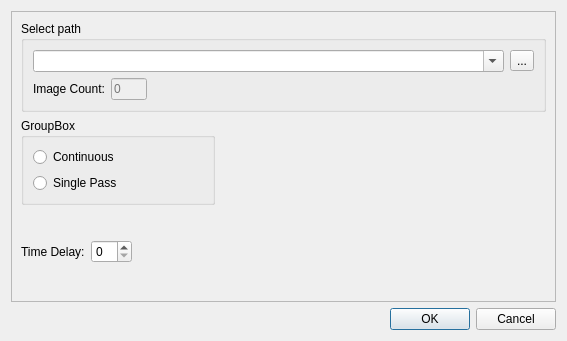
<?xml version="1.0" encoding="UTF-8"?>
<ui version="4.0">
 <class>Dialog</class>
 <widget class="QDialog" name="Dialog">
  <property name="geometry">
   <rect>
    <x>0</x>
    <y>0</y>
    <width>567</width>
    <height>331</height>
   </rect>
  </property>
  <property name="windowTitle">
   <string>Dialog</string>
  </property>
  <layout class="QGridLayout" name="gridLayout">
   <item row="0" column="0">
    <widget class="QFrame" name="frame">
     <property name="frameShape">
      <enum>QFrame::StyledPanel</enum>
     </property>
     <property name="frameShadow">
      <enum>QFrame::Raised</enum>
     </property>
     <layout class="QGridLayout" name="gridLayout_3">
      <item row="1" column="0" colspan="2">
       <widget class="QGroupBox" name="groupBox_2">
        <property name="title">
         <string>GroupBox</string>
        </property>
        <layout class="QGridLayout" name="gridLayout_2">
         <item row="0" column="0">
          <layout class="QVBoxLayout" name="verticalLayout">
           <item>
            <widget class="QRadioButton" name="radioButton">
             <property name="text">
              <string>Continuous</string>
             </property>
            </widget>
           </item>
           <item>
            <widget class="QRadioButton" name="radioButton_2">
             <property name="text">
              <string>Single Pass</string>
             </property>
            </widget>
           </item>
          </layout>
         </item>
        </layout>
       </widget>
      </item>
      <item row="1" column="2">
       <spacer name="horizontalSpacer">
        <property name="orientation">
         <enum>Qt::Horizontal</enum>
        </property>
        <property name="sizeHint" stdset="0">
         <size>
          <width>329</width>
          <height>81</height>
         </size>
        </property>
       </spacer>
      </item>
      <item row="2" column="1">
       <spacer name="horizontalSpacer_2">
        <property name="orientation">
         <enum>Qt::Horizontal</enum>
        </property>
        <property name="sizeHint" stdset="0">
         <size>
          <width>81</width>
          <height>81</height>
         </size>
        </property>
       </spacer>
      </item>
      <item row="0" column="0" colspan="3">
       <widget class="QGroupBox" name="groupBox">
        <property name="title">
         <string>Select path</string>
        </property>
        <layout class="QGridLayout" name="gridLayout_4">
         <item row="0" column="0" colspan="2">
          <layout class="QHBoxLayout" name="horizontalLayout">
           <item>
            <widget class="QComboBox" name="comboBox">
             <property name="editable">
              <bool>true</bool>
             </property>
            </widget>
           </item>
           <item>
            <widget class="QToolButton" name="toolButton">
             <property name="text">
              <string>...</string>
             </property>
            </widget>
           </item>
          </layout>
         </item>
         <item row="1" column="0">
          <layout class="QHBoxLayout" name="horizontalLayout_2">
           <item>
            <widget class="QLabel" name="label">
             <property name="text">
              <string>Image Count:</string>
             </property>
            </widget>
           </item>
           <item>
            <widget class="QLineEdit" name="lineEdit">
             <property name="enabled">
              <bool>false</bool>
             </property>
             <property name="maximumSize">
              <size>
               <width>40</width>
               <height>16777215</height>
              </size>
             </property>
             <property name="layoutDirection">
              <enum>Qt::LeftToRight</enum>
             </property>
             <property name="placeholderText">
              <string>0</string>
             </property>
            </widget>
           </item>
          </layout>
         </item>
         <item row="1" column="1">
          <spacer name="horizontalSpacer_3">
           <property name="orientation">
            <enum>Qt::Horizontal</enum>
           </property>
           <property name="sizeHint" stdset="0">
            <size>
             <width>385</width>
             <height>20</height>
            </size>
           </property>
          </spacer>
         </item>
        </layout>
       </widget>
      </item>
      <item row="2" column="0">
       <layout class="QHBoxLayout" name="horizontalLayout_3">
        <item>
         <widget class="QLabel" name="label_2">
          <property name="text">
           <string>Time Delay:</string>
          </property>
         </widget>
        </item>
        <item>
         <widget class="QSpinBox" name="spinBox"/>
        </item>
       </layout>
      </item>
     </layout>
    </widget>
   </item>
   <item row="1" column="0">
    <widget class="QDialogButtonBox" name="buttonBox">
     <property name="orientation">
      <enum>Qt::Horizontal</enum>
     </property>
     <property name="standardButtons">
      <set>QDialogButtonBox::Cancel|QDialogButtonBox::Ok</set>
     </property>
    </widget>
   </item>
  </layout>
 </widget>
 <resources/>
 <connections>
  <connection>
   <sender>buttonBox</sender>
   <signal>accepted()</signal>
   <receiver>Dialog</receiver>
   <slot>accept()</slot>
   <hints>
    <hint type="sourcelabel">
     <x>248</x>
     <y>254</y>
    </hint>
    <hint type="destinationlabel">
     <x>157</x>
     <y>274</y>
    </hint>
   </hints>
  </connection>
  <connection>
   <sender>buttonBox</sender>
   <signal>rejected()</signal>
   <receiver>Dialog</receiver>
   <slot>reject()</slot>
   <hints>
    <hint type="sourcelabel">
     <x>316</x>
     <y>260</y>
    </hint>
    <hint type="destinationlabel">
     <x>286</x>
     <y>274</y>
    </hint>
   </hints>
  </connection>
 </connections>
</ui>
